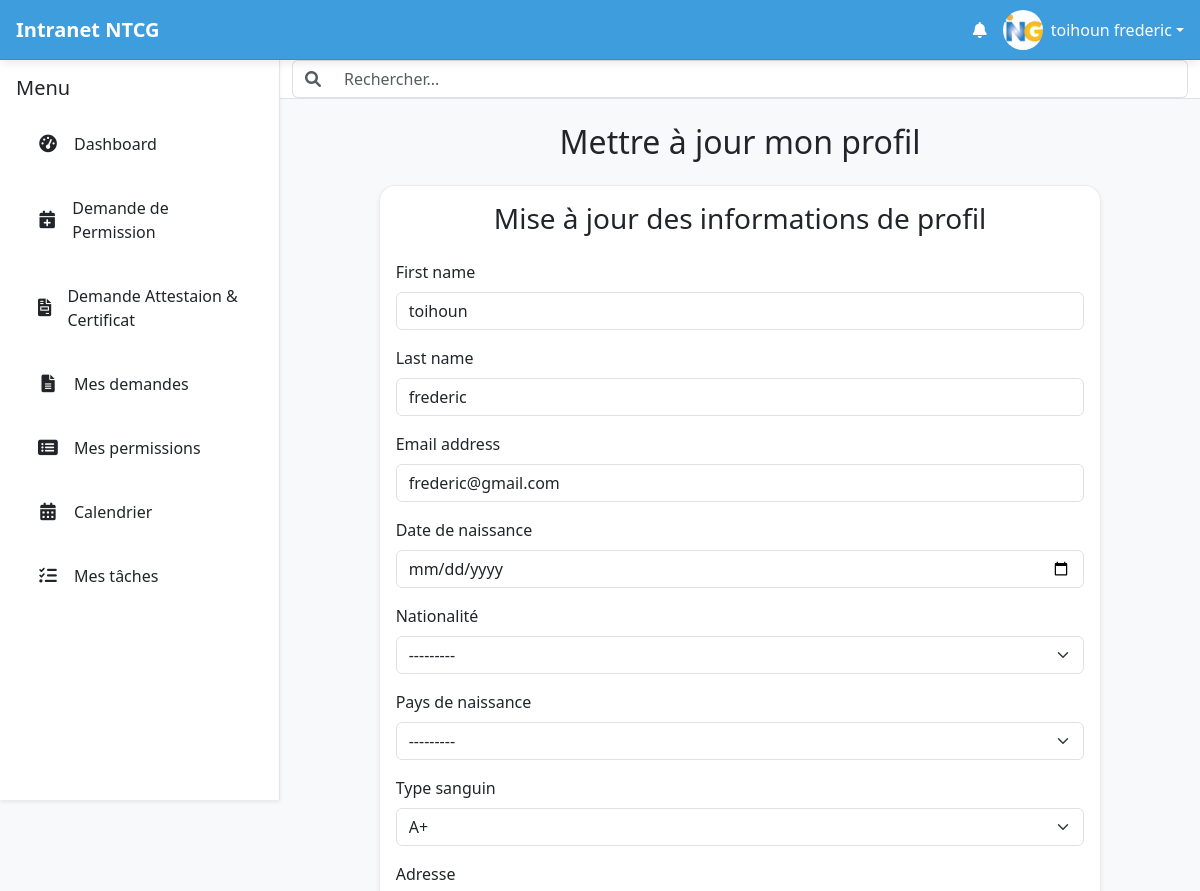
The page /profile/edit/ (signed in, upper part) on the database as committed earlier.
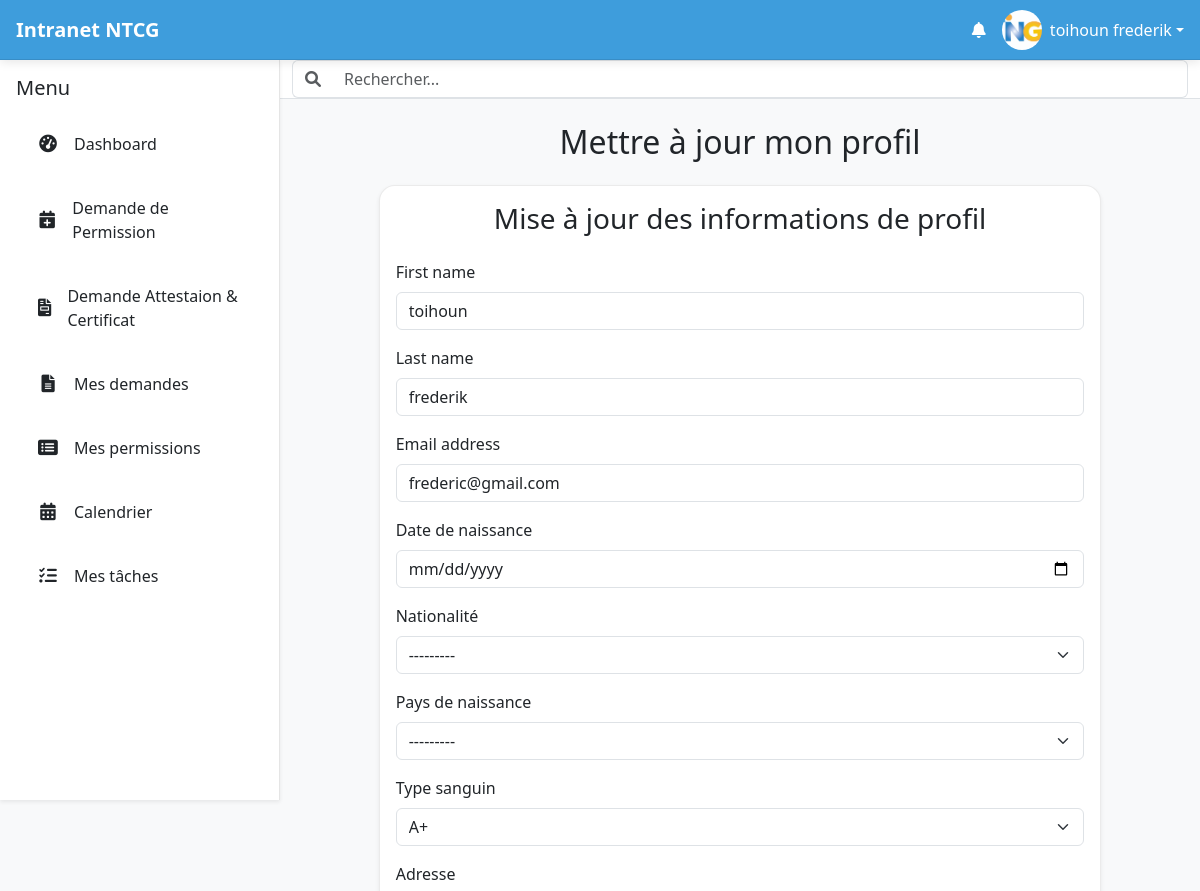
The same page on the database as committed later.
### intranet/models.py (models this page shows, shortened)
class User(AbstractUser):
    date_de_naissance = models.DateField(null=True, blank=True)
    nationalite = CountryField(blank=True)
    pays_de_naissance = CountryField(blank=True)
    type_sanguin = models.CharField(max_length=5, blank=True)
    adresse = models.CharField(max_length=255, blank=True)
    telephone_personnel = models.CharField(max_length=20, blank=True)
    piece_type = models.ForeignKey(PieceType, on_delete=models.SET_NULL, null=True, blank=True, verbose_name="Type de pièce d'identité")
    piece_number = models.CharField(max_length=100, blank=True, verbose_name="Numéro de la pièce d'identité")
    personal_email = models.EmailField(blank=True, null=True, verbose_name="Email personnel")
    emergency_contact_name = models.CharField(max_length=255, blank=True, verbose_name="Nom et prénom du contact d'urgence")
    emergency_contact_phone = models.CharField(max_length=20, blank=True, verbose_name="Téléphone du contact d'urgence")
    allergies = models.TextField(blank=True)
    maladies_chroniques = models.TextField(blank=True)
    medicaments = models.TextField(blank=True)
    job_role = models.ForeignKey(JobRole, on_delete=models.SET_NULL, null=True, blank=True)
    departement = models.ForeignKey(Department, on_delete=models.SET_NULL, null=True, blank=True)
    date_embauche = models.DateField(null=True, blank=True)
    professional_email = models.EmailField(blank=True, null=True, verbose_name="Email professionnel")
    contract_type = models.ForeignKey(ContractType, on_delete=models.SET_NULL, null=True, blank=True, verbose_name="Type de contrat")
    isignum = models.CharField(max_length=100, blank=True, verbose_name="Numéro Isignum")
    eritop_id = models.CharField(max_length=100, blank=True, verbose_name="ID Eritop")
    country = models.ForeignKey(Country, on_delete=models.SET_NULL, null=True, blank=True, verbose_name="Pays de l'employé")
    managed_countries = models.ManyToManyField(Country, related_name='managers', blank=True, verbose_name="Pays gérés")
    bank_info = models.ForeignKey(BankInfo, on_delete=models.SET_NULL, null=True, blank=True, verbose_name="Nom de la banque")
    bank_account_number = models.CharField(max_length=50, blank=True, verbose_name="Numéro de compte bancaire")
    cnss = models.CharField(max_length=50, verbose_name="Numéro CNSS/Sécurité Sociale", blank=True)
    dependants = models.TextField(blank=True)
    employee_id = models.CharField(max_length=100, unique=True, blank=True, verbose_name="Numéro de matricule")
    photo_profil = models.ImageField(upload_to='photos_profils/', null=True, blank=True)
    class Meta:
        ordering = ['last_name', 'first_name']
        indexes = [
            models.Index(fields=['last_name', 'first_name']),
            models.Index(fields=['is_active']),
            models.Index(fields=['departement']),
            models.Index(fields=['country']),
        ]

### intranet/views.py (the view)
# urls.py: path('profile/edit/', views.profile_update, name='profile_update'),
@login_required
def profile_update(request):
    existing_update = ProfileUpdate.objects.filter(user=request.user, status='pending').first()
    if request.method == 'POST':
        if 'profile_form_submit' in request.POST:
            if existing_update:
                messages.info(request, "Une demande de mise à jour de votre profil est déjà en attente d'approbation.")
                return redirect('my_profile')
            profile_form = ProfileUpdateForm(request.POST, request.FILES, instance=request.user)
            if profile_form.is_valid():
                updated_fields = {}
                cleaned_data = profile_form.cleaned_data
                for field, new_value in cleaned_data.items():
                    try:
                        current_value = getattr(request.user, field)
                        if isinstance(current_value, models.Model):
                            current_value_to_compare = current_value.pk
                        else:
                            current_value_to_compare = current_value
                        if current_value_to_compare != new_value:
                            if hasattr(new_value, 'name'):
                                updated_fields[field] = new_value.name
                            else:
                                updated_fields[field] = new_value
                    except AttributeError:
                        pass
                if updated_fields:
                    ProfileUpdate.objects.create(
                        user=request.user,
                        updated_fields=updated_fields
                    )
                    messages.success(request, 'Votre demande de mise à jour de profil a été soumise pour approbation.')
                else:
                    messages.info(request, "Aucune modification n'a été détectée.")
                return redirect('my_profile')
        if 'document_form_submit' in request.POST:
            document_form = DocumentUploadForm(request.POST, request.FILES)
            if document_form.is_valid():
                new_document = document_form.save(commit=False)
                new_document.employe = request.user
                new_document.save()
                messages.success(request, f"Le document '{new_document.nom}' a été téléchargé avec succès.")
                return redirect('my_profile')
    else: # Requête GET
        profile_form = ProfileUpdateForm(instance=request.user)
        document_form = DocumentUploadForm()
    context = {
        'profile_form': profile_form,
        'document_form': document_form,
        'existing_update': existing_update
    }
    return render(request, 'intranet/profile_update.html', context)

### intranet/forms.py
class DocumentUploadForm(forms.ModelForm):
    class Meta:
        model = Document
        fields = ['nom', 'document_type', 'fichier']
    def __init__(self, *args, **kwargs):
        super().__init__(*args, **kwargs)
        self.helper = FormHelper()
        self.helper.layout = Layout(
            'nom',
            'document_type',
            'fichier',
            Submit('submit', 'Télécharger', css_class='btn-success mt-4')
        )
        self.fields['document_type'].queryset = DocumentType.objects.all()

### intranet/context_processors.py (called while the page is built)
def is_rh_group(request):
    is_rh = request.user.groups.filter(name='Ressources Humaines').exists()
    return {'is_rh': is_rh}

def is_project_coordinator(request):
    is_coordinator = request.user.groups.filter(name='Coordinateurs de Projets').exists()
    return {'is_coordinator': is_coordinator}

def unread_notifications(request):
    if request.user.is_authenticated:
        unread_count = Notification.objects.filter(user=request.user, is_read=False).count()
    else:
        unread_count = 0
    return {'unread_notifications_count': unread_count}

### intranet/models.py (called while the page is built)
    def __str__(self):
        return self.name

    def __str__(self):
        return self.name

### templates/intranet/profile_update.html (shortened to what this page needs)
{% extends "intranet/base.html" %}
{% load crispy_forms_tags %}
{% block content %}
<div class="row justify-content-center">
    <div class="col-md-10">
        <h2 class="text-center mb-4">Mettre à jour mon profil</h2>
        <div class="card shadow-sm mb-4">
            <div class="card-body">
                <h3 class="card-title text-center mb-4">Mise à jour des informations de profil</h3>
                {% if existing_update %}
                    <div class="alert alert-info">
                        Une demande de mise à jour de votre profil est déjà en attente d'approbation.
                    </div>
                {% else %}
                    <form method="post" enctype="multipart/form-data">
                        {{ profile_form|crispy }}
                    </form>
                {% endif %}
            </div>
        </div>
    </div>
</div>
{% endblock %}

### templates/intranet/base.html (shortened to what the changed rows need)
{% load static intranet_tags %}
<!doctype html>
<html lang="fr">
<head>
    <link rel="stylesheet" href="https://cdn.jsdelivr.net/npm/bootstrap@5.3.3/dist/css/bootstrap.min.css"
          media="print" onload="this.media='all'">
    <link rel="stylesheet" href="https://cdnjs.cloudflare.com/ajax/libs/font-awesome/6.0.0-beta3/css/all.min.css">
    <link rel="stylesheet" type="text/css" href="https://cdn.datatables.net/2.0.8/css/dataTables.dataTables.css">
</head>
<body>
    <header id="top-header" class="d-flex justify-content-between align-items-center">
        <div class="d-flex align-items-center">
            <div class="dropdown">
                <a class="text-white d-flex align-items-center text-decoration-none dropdown-toggle touch-feedback" href="#"
                    id="profileDropdown" role="button" data-bs-toggle="dropdown" aria-expanded="false"
                    aria-label="Menu profil">
                    <img src="{% if user.photo_profil %}{{ user.photo_profil.url }}{% else %}{% static 'images/default_profile.png' %}{% endif %}"
                         alt="Avatar de {{ user.get_full_name|default:user.username }}"
                         class="rounded-circle me-2" width="40" height="40" style="object-fit: cover;">
                    <span class="d-none d-sm-inline">{{ user.get_full_name|default:user.username }}</span>
                </a>
            </div>
        </div>
    </header>
    <div id="main-wrapper">
        <div id="content-area">
            <main id="main-content" class="p-3 p-lg-4">
                {% block content %}
                {% endblock %}
            </main>
        </div>
    </div>
</body>
</html>

Rows that differ between the two databases and show on the page:
changed User "toihoun": get_full_name "toihoun frederic" → "toihoun frederik"; last_name "frederic" → "frederik"
